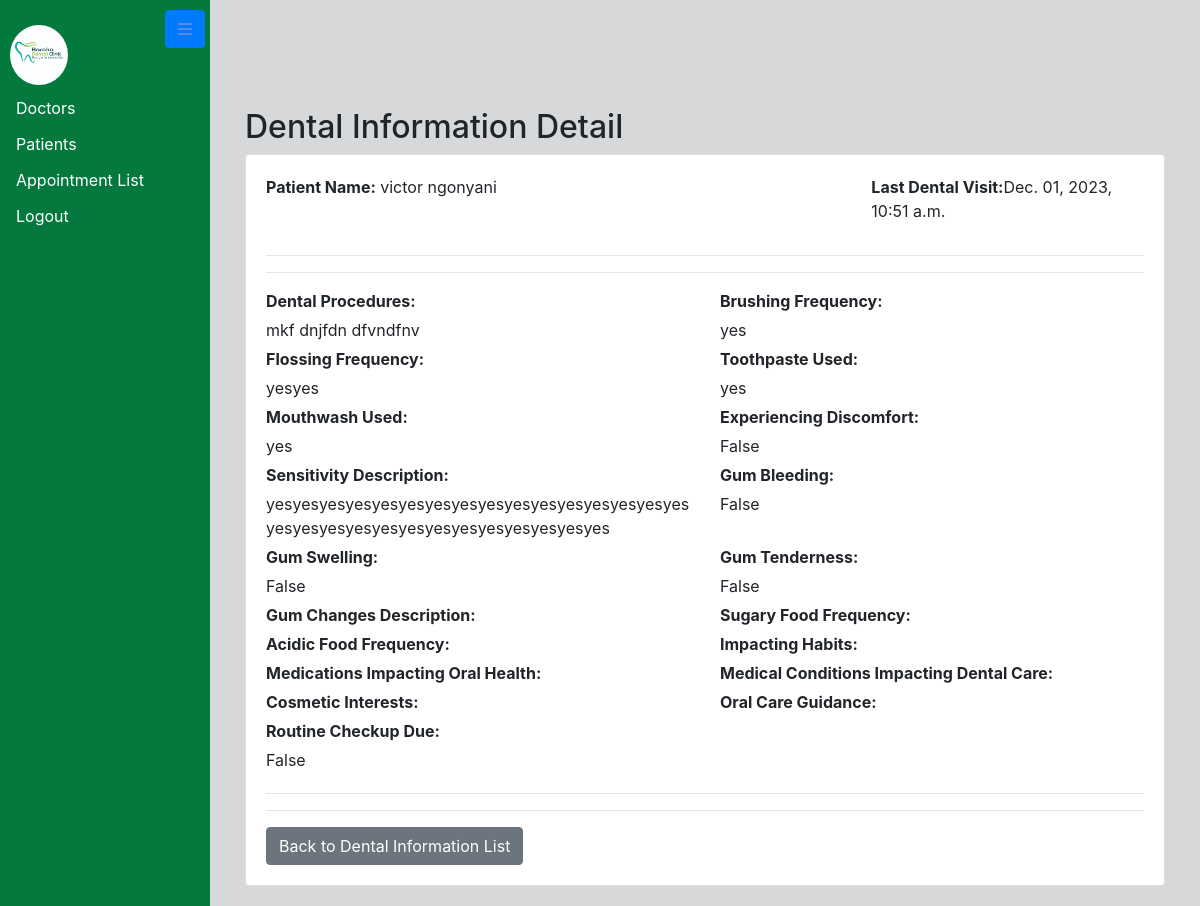
Page /dental_info/1/detail (signed in) on the committed database.
### hospitalApp/models.py (models this page shows, shortened)
class DentalInformation(models.Model):
    patient_name = models.ForeignKey(Patient, on_delete=models.CASCADE)
    last_dental_visit = models.DateTimeField(blank=True, null=True)
    dental_procedures = models.TextField(blank=True)
    brushing_frequency = models.CharField(max_length=50, blank=True)
    flossing_frequency = models.CharField(max_length=50, blank=True)
    toothpaste_used = models.CharField(max_length=100, blank=True)
    mouthwash_used = models.CharField(max_length=100, blank=True)
    experiencing_discomfort = models.BooleanField(default=False)
    sensitivity_description = models.TextField(blank=True)
    gum_bleeding = models.BooleanField(default=False)
    gum_swelling = models.BooleanField(default=False)
    gum_tenderness = models.BooleanField(default=False)
    gum_changes_description = models.TextField(blank=True)
    sugary_food_frequency = models.CharField(max_length=50, blank=True)
    acidic_food_frequency = models.CharField(max_length=50, blank=True)
    impacting_habits = models.TextField(blank=True)
    medications_impacting_oral_health = models.TextField(blank=True)
    medical_conditions_impacting_dental_care = models.TextField(blank=True)
    cosmetic_interests = models.TextField(blank=True)
    oral_care_guidance = models.TextField(blank=True)
    routine_checkup_due = models.BooleanField(default=False)

class CommonFields(models.Model):
    first_name = models.CharField(max_length=30)
    last_name = models.CharField(max_length=30)
    age = models.PositiveIntegerField()
    gender = models.CharField(max_length=10, choices=GENDER_CHOICES)
    address = models.TextField()
    phone = models.CharField(max_length=15)
    email = models.EmailField(unique=True)
    image = models.ImageField(upload_to='profile_images/', default='default/default.jpg')
    class Meta:
        abstract = True  # This is an abstract base class to share common fields

class Patient(CommonFields):
    body_weight = models.DecimalField(max_digits=5, decimal_places=2)  # Example: DecimalField for body weight
    blood_pressure = models.CharField(max_length=15)  # Example: CharField for blood pressure
    pressure = models.CharField(max_length=15)  # Example: CharField for pressure
    receptionist = models.ForeignKey(Specialist, on_delete=models.CASCADE, limit_choices_to={'area_of_specialist': 'Receptionist'})
    registration_time = models.DateTimeField(auto_now_add=True)
    treated_by = models.ForeignKey(Specialist, on_delete=models.CASCADE, limit_choices_to={'area_of_specialist': 'Doctor'}, related_name='patients_treated')
    treated = models.BooleanField(default=False)
    def __str__(self):
        return f"{self.first_name}  {self.last_name}"

### hospitalApp/views.py (the view)
# urls.py: path('dental_info/<int:pk>/detail', views.dental_information_detail, name='dental-info-detail'),
@login_required
def dental_information_detail(request, pk):
    dental_info = DentalInformation.objects.filter(pk=pk).order_by('-id')
    return render(request, 'dental_information_detail.html', {'dental_info': dental_info})

### hospitalApp/templates/dental_information_detail.html (shortened to what this page needs)
{% extends 'base.html' %}
{% block content %}
  <div class="container mt-5">
    <h2>Dental Information Detail</h2>
    <div class="card">
      <div class="card-body">
        {% for info in dental_info %}
        <div class="row">
          <div class="col-md-8">
            <p><strong>Patient Name:</strong> {{ info.patient_name }}</p>
          </div>
          <div class="col-md-4">
            <p><strong>Last Dental Visit:</strong>{{ info.last_dental_visit|date:"M. d, Y" }}, {{ info.last_dental_visit|time:"g:i a"}}</p>
          </div>
        </div>
        <hr>
        <hr>
        <div class="row">
          <div class="col-md-6">
            <p class="field-description"><strong>Dental Procedures:</strong> </p>
            <p class="field-value">{{ info.dental_procedures }}</p>
          </div>
          <div class="col-md-6">
            <p class="field-description"><strong>Brushing Frequency:</strong> </p>
            <p class="field-value">{{ info.brushing_frequency }}</p>
          </div>
        </div>
        <div class="row">
          <div class="col-md-6">
            <p class="field-description"><strong>Flossing Frequency:</strong> </p>
            <p class="field-value">{{ info.flossing_frequency }}</p>
          </div>
          <div class="col-md-6">
            <p class="field-description"><strong>Toothpaste Used:</strong> </p>
            <p class="field-value">{{ info.toothpaste_used }}</p>
          </div>
        </div>
        <div class="row">
          <div class="col-md-6">
            <p class="field-description"><strong>Mouthwash Used:</strong> </p>
            <p class="field-value">{{ info.mouthwash_used }}</p>
          </div>
          <div class="col-md-6">
            <p class="field-description"><strong>Experiencing Discomfort:</strong> </p>
            <p class="field-value">{{ info.experiencing_discomfort }}</p>
          </div>
        </div>
        <div class="row">
          <div class="col-md-6">
          <p class="field-description"><strong>Sensitivity Description:</strong></p>
          <p class="field-value">{{ info.sensitivity_description }}</p>
        </div>
          <div class="col-md-6">
          <p class="field-description"><strong>Gum Bleeding:</strong></p>
          <p class="field-value">{{ info.gum_bleeding }}</p>
        </div>
        </div>
        <div class="row">
          <div class="col-md-6">
            <p class="field-description"><strong>Gum Swelling:</strong></p>
            <p class="field-value">{{ info.gum_swelling }}</p>
          </div>
          <div class="col-md-6">
            <p class="field-description"><strong>Gum Tenderness:</strong></p>
            <p class="field-value">{{ info.gum_tenderness }}</p>
          </div>
        </div>
        <div class="row">
          <div class="col-md-6">
            <p class="field-description"><strong>Gum Changes Description:</strong></p>
          </div>
            <div class="col-md-6">
            <p class="field-description"><strong>Sugary Food Frequency:</strong></p>
          </div>
        </div>
        <div class="row">
          <div class="col-md-6">
            <p class="field-description"><strong>Acidic Food Frequency:</strong></p>
          </div>
            <div class="col-md-6">
            <p class="field-description"><strong>Impacting Habits:</strong></p>
          </div>
        </div>
        <div class="row">
          <div class="col-md-6">
            <p class="field-description"><strong>Medications Impacting Oral Health:</strong></p>
          </div>
            <div class="col-md-6">
            <p class="field-description"><strong>Medical Conditions Impacting Dental Care:</strong></p>
          </div>
        </div>
        <div class="row">
          <div class="col-md-6">
            <p class="field-description"><strong>Cosmetic Interests:</strong></p>
          </div>
            <div class="col-md-6">
            <p class="field-description"><strong>Oral Care Guidance:</strong></p>
          </div>
        </div>
        <div class="row">
          <div class="col-md-6">
            <p class="field-description"><strong>Routine Checkup Due:</strong></p>
            <p class="field-value">{{ info.routine_checkup_due }}</p>
          </div>
        </div>
          <hr>
          <hr>
        {% endfor %}
        <a href="{% url 'dental-info-list' %}" class="btn btn-secondary">Back to Dental Information List</a>
      </div>
    </div>
  </div>
{% endblock %}

### templates/base.html (style rules this page uses)
body { background-color: #d7d8da; padding-top: 40px; margin: 0; }

### hospitalApp/templates/dental_information_detail.html (style rules this page uses)
.field-description, .field-value { margin-bottom: 5px; }

### rows in the picture
DentalInformation: patient_name "victor ngonyani", last_dental_visit "Dec. 01, 2023", last_dental_visit "10:51 a.m.", dental_procedures "mkf dnjfdn dfvndfnv", brushing_frequency "yes", flossing_frequency "yesyes", toothpaste_used "yes", mouthwash_used "yes", experiencing_discomfort "False", sensitivity_description "yesyesyesyesyesyesyesyesyesyesyesyesyesyesyesyesyesyesyesyesyesyesyesyesyesyesyesyesyes", gum_bleeding "False", gum_swelling "False", gum_tenderness "False", routine_checkup_due "False"
